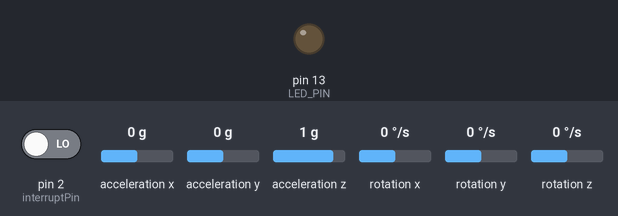
Simulated run of this sketch. Board: Arduino Uno, built with avr-gcc and run on an emulated ATmega328P. On the bench: output pins drawn as LEDs (lit = HIGH). The test bench sets the inputs (shaded band); at power-on: acceleration x 0 g, acceleration y 0 g, rotation z 0 °/s, acceleration z 1 g, pin 2 (interruptPin) LOW, rotation x 0 °/s, rotation y 0 °/s. The sensor or clock chip raises its interrupt line as the real part does; what the sketch prints to the serial monitor is not drawn.

Above: at 0.1 s.
At 2.49 s:
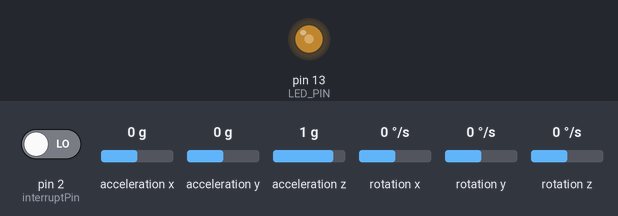
2.8 s: acceleration x set to 0.8 g
5.8 s: acceleration y set to -1.4 g
8.8 s: rotation z set to -192 °/s
11.8 s: acceleration z set to 0 g
Timing chart, 0 to 15.8 s (numbered marks = the images above; inputs shaded):
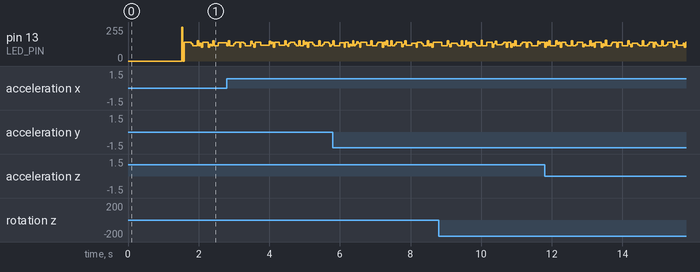

The sketch:

MPU6050_DMP6_no_interrupt.ino
```cpp
#include "I2Cdev.h"
#include "MPU6050_6Axis_MotionApps20.h"
#include "Wire.h"
MPU6050 mpu;

#define DEBUG
#ifdef DEBUG
//#define DPRINT(args...)  Serial.print(args)             //OR use the following syntax:
#define DPRINTSTIMER(t)    for (static unsigned long SpamTimer; (unsigned long)(millis() - SpamTimer) >= (t); SpamTimer = millis())
#define  DPRINTSFN(StrSize,Name,...) {char S[StrSize];Serial.print("\t");Serial.print(Name);Serial.print(" "); Serial.print(dtostrf((float)__VA_ARGS__ ,S));}//StringSize,Name,Variable,Spaces,Percision
#define DPRINTLN(...)      Serial.println(__VA_ARGS__)
#else
#define DPRINTSTIMER(t)    if(false)
#define DPRINTSFN(...)     //blank line
#define DPRINTLN(...)      //blank line
#endif


#define interruptPin 2
#define LED_PIN 13 //


// supply your own gyro offsets here, scaled for min sensitivity use MPU6050_calibration.ino
//                       XA      YA      ZA      XG      YG      ZG
//int MPUOffsets[6] = {    2471,   -563,   690,   66,     -29,     39}; //
//int MPUOffsets[6] = {1136, -44, 1047 , 52, 5, 26};// Test Board
int MPUOffsets[6] = {24288, -28144, 17392 , -163, -50, -50};// Test Board 9255

// ================================================================
// ===                      i2c SETUP Items                     ===
// ================================================================
void i2cSetup() {
  // join I2C bus (I2Cdev library doesn't do this automatically)
#if I2CDEV_IMPLEMENTATION == I2CDEV_ARDUINO_WIRE
  Wire.begin();
  TWBR = 24; // 400kHz I2C clock (200kHz if CPU is 8MHz)
#elif I2CDEV_IMPLEMENTATION == I2CDEV_BUILTIN_FASTWIRE
  Fastwire::setup(400, true);
#endif
}

// ================================================================
// ===               INTERRUPT DETECTION ROUTINE                ===
// ================================================================
volatile bool mpuInterrupt = false;     // indicates whether MPU interrupt pin has gone high
void dmpDataReady() {
  mpuInterrupt = true;
}

// ================================================================
// ===                      MPU DMP SETUP                       ===
// ================================================================
int FifoAlive = 0; // tests if the interrupt is triggering
int IsAlive = -20;     // counts interrupt start at -20 to get 20+ good values before assuming connected
// MPU control/status vars
uint8_t mpuIntStatus;   // holds actual interrupt status byte from MPU
uint8_t devStatus;      // return status after each device operation (0 = success, !0 = error)
uint16_t packetSize;    // expected DMP packet size (default is 42 bytes)
uint16_t fifoCount;     // count of all bytes currently in FIFO
uint8_t fifoBuffer[64]; // FIFO storage buffer

// orientation/motion vars
Quaternion q;           // [w, x, y, z]         quaternion container
VectorInt16 aa;         // [x, y, z]            accel sensor measurements
VectorInt16 aaReal;     // [x, y, z]            gravity-free accel sensor measurements
VectorInt16 aaWorld;    // [x, y, z]            world-frame accel sensor measurements
VectorFloat gravity;    // [x, y, z]            gravity vector
float euler[3];         // [psi, theta, phi]    Euler angle container
float ypr[3];           // [yaw, pitch, roll]   yaw/pitch/roll container and gravity vector
byte StartUP = 100; // lets get 100 readings from the MPU before we start trusting them (Bot is not trying to balance at this point it is just starting up.)

void MPU6050Connect() {
  static int MPUInitCntr = 0;
  // initialize device
  mpu.initialize(); // same
  // load and configure the DMP
  devStatus = mpu.dmpInitialize();// same

  if (devStatus != 0) {
    // ERROR!
    // 1 = initial memory load failed
    // 2 = DMP configuration updates failed
    // (if it's going to break, usually the code will be 1)

    char * StatStr[5] { "No Error", "initial memory load failed", "DMP configuration updates failed", "3", "4"};

    MPUInitCntr++;

    Serial.print(F("MPU connection Try #"));
    Serial.println(MPUInitCntr);
    Serial.print(F("DMP Initialization failed (code "));
    Serial.print(StatStr[devStatus]);
    Serial.println(F(")"));

    if (MPUInitCntr >= 10) return; //only try 10 times
    delay(1000);
    MPU6050Connect(); // Lets try again
    return;
  }
  mpu.setXAccelOffset(MPUOffsets[0]);
  mpu.setYAccelOffset(MPUOffsets[1]);
  mpu.setZAccelOffset(MPUOffsets[2]);
  mpu.setXGyroOffset(MPUOffsets[3]);
  mpu.setYGyroOffset(MPUOffsets[4]);
  mpu.setZGyroOffset(MPUOffsets[5]);

  Serial.println(F("Enabling DMP..."));
  mpu.setDMPEnabled(true);
  // enable Arduino interrupt detection
  Serial.println(F("Enabling interrupt detection (Arduino external interrupt pin 2 on the Uno)..."));
  Serial.print("mpu.getInterruptDrive=  "); Serial.println(mpu.getInterruptDrive());
  attachInterrupt(digitalPinToInterrupt(interruptPin), dmpDataReady, RISING);
  mpuIntStatus = mpu.getIntStatus(); // Same
  // get expected DMP packet size for later comparison
  packetSize = mpu.dmpGetFIFOPacketSize();
  delay(1000); // Let it Stabalize
  mpu.resetFIFO(); // Clear fifo buffer
  mpu.getIntStatus();
  mpuInterrupt = false; // wait for next interrupt
}

// ================================================================
// ===                    MPU DMP Get Data                      ===
// ================================================================
void GetDMP() { // Best version I have made so far
  // Serial.println(F("FIFO interrupt at:"));
  // Serial.println(micros());
  static unsigned long LastGoodPacketTime;
  mpuInterrupt = false;
  FifoAlive = 1;
  fifoCount = mpu.getFIFOCount();
  if ((!fifoCount) || (fifoCount % packetSize)) { // we have failed Reset and wait till next time!
    digitalWrite(LED_PIN, LOW); // lets turn off the blinking light so we can see we are failing.
    mpu.resetFIFO();// clear the buffer and start over
  } else {
    while (fifoCount  >= packetSize) { // Get the packets until we have the latest!
      mpu.getFIFOBytes(fifoBuffer, packetSize); // lets do the magic and get the data
      fifoCount -= packetSize;
    }
    LastGoodPacketTime = millis();
    MPUMath(); // <<<<<<<<<<<<<<<<<<<<<<<<<<<< On success MPUMath() <<<<<<<<<<<<<<<<<<<
    digitalWrite(LED_PIN, !digitalRead(LED_PIN)); // Blink the Light
  }
}


// ================================================================
// ===                        MPU Math                          ===
// ================================================================
float Yaw, Pitch, Roll;
void MPUMath() {
  mpu.dmpGetQuaternion(&q, fifoBuffer);
  mpu.dmpGetGravity(&gravity, &q);
  mpu.dmpGetYawPitchRoll(ypr, &q, &gravity);
  Yaw = (ypr[0] * 180.0 / M_PI);
  Pitch = (ypr[1] *  180.0 / M_PI);
  Roll = (ypr[2] *  180.0 / M_PI);


  DPRINTSTIMER(100) {
    DPRINTSFN(15, " W:", q.w, -6, 4);
    DPRINTSFN(15, " X:", q.x, -6, 4);
    DPRINTSFN(15, " Y:", q.y, -6, 4);
    DPRINTSFN(15, " Z:", q.z, -6, 4);

    DPRINTSFN(15, " Yaw:", Yaw, -6, 2);
    DPRINTSFN(15, " Pitch:", Pitch, -6, 2);
    DPRINTSFN(15, " Roll:", Roll, -6, 2);
    DPRINTSFN(15, " Yaw:", ypr[0], -6, 2);
    DPRINTSFN(15, " Pitch:", ypr[1], -6, 2);
    DPRINTSFN(15, " Roll:", ypr[2], -6, 2);
    DPRINTLN();
  }
}
// ================================================================
// ===                         Setup                            ===
// ================================================================
void setup() {
  Serial.begin(115200); //115200
  while (!Serial);
  Serial.println("i2cSetup");
  i2cSetup();
  Serial.println("MPU6050Connect");
  MPU6050Connect();
  Serial.println("Setup complete");
  pinMode(LED_PIN, OUTPUT);
}
// ================================================================
// ===                          Loop                            ===
// ================================================================
void loop() {
  static unsigned long _ETimer;
  if ( millis() - _ETimer >= (10)) {
    _ETimer += (10);
    mpuInterrupt = true;
  }
  if (mpuInterrupt ) { // wait for MPU interrupt or extra packet(s) available
    GetDMP();
  }
}
```
